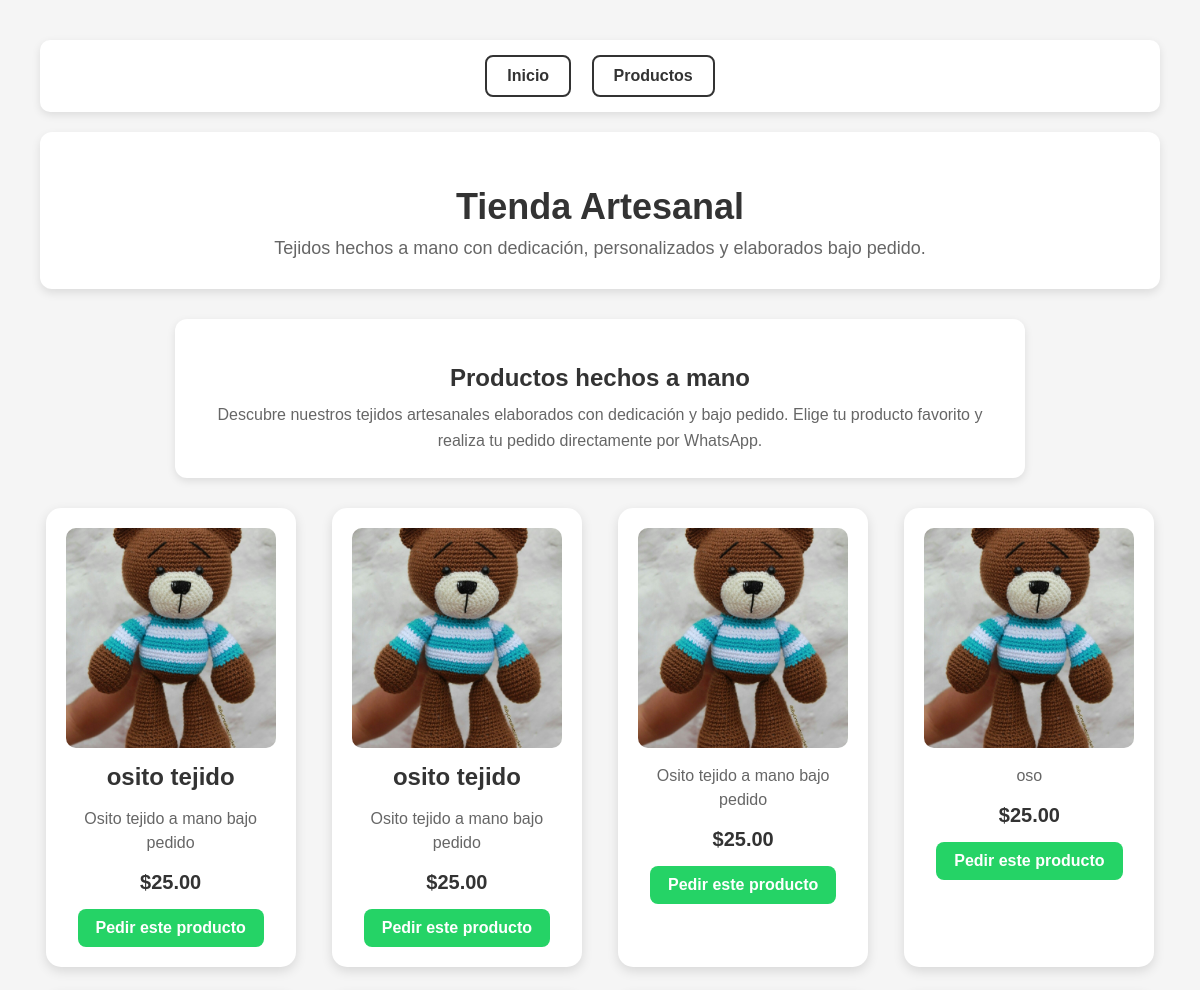
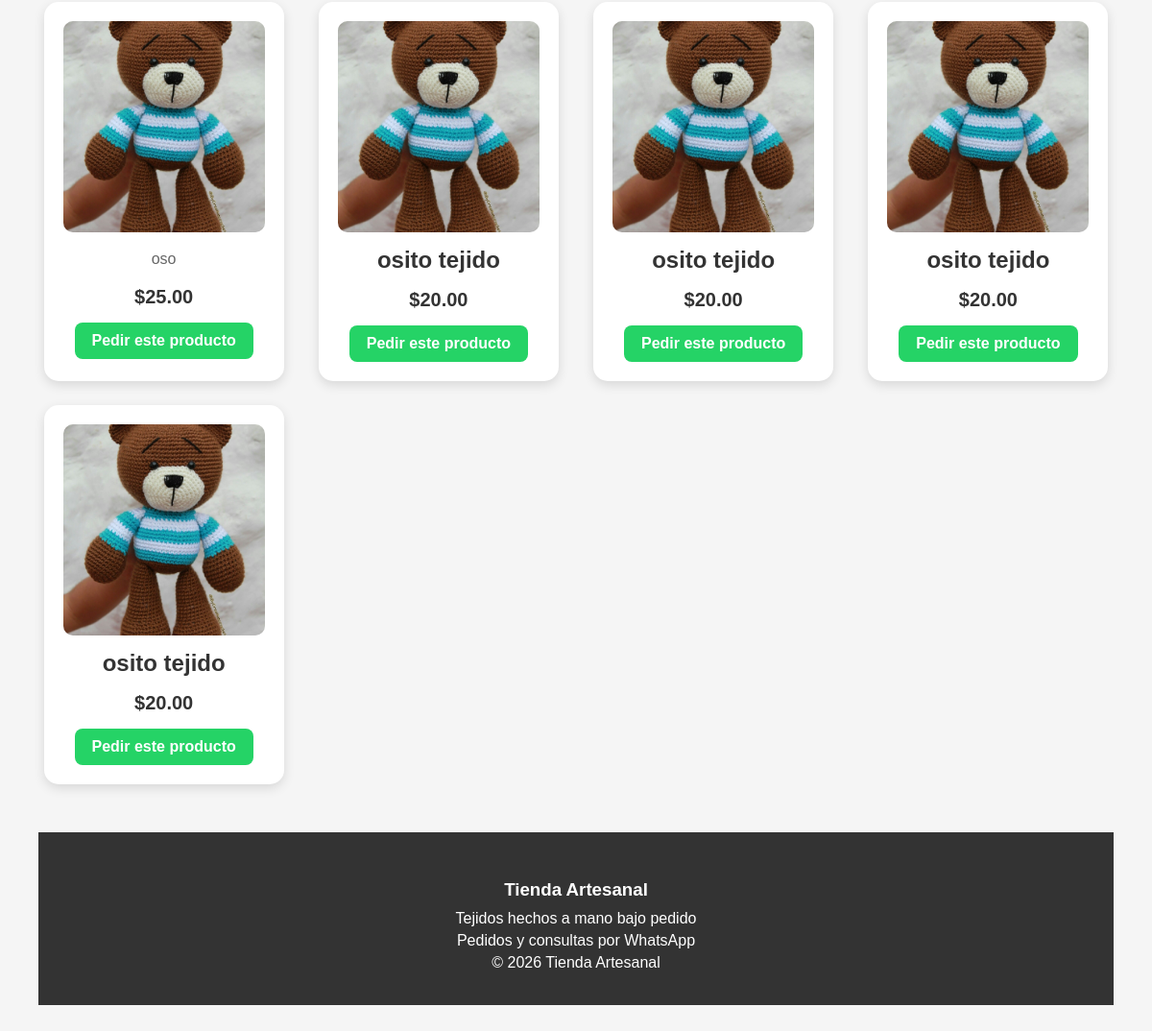
The page /views/productos/tienda.php on the database as committed earlier (2 pictures, top to bottom).
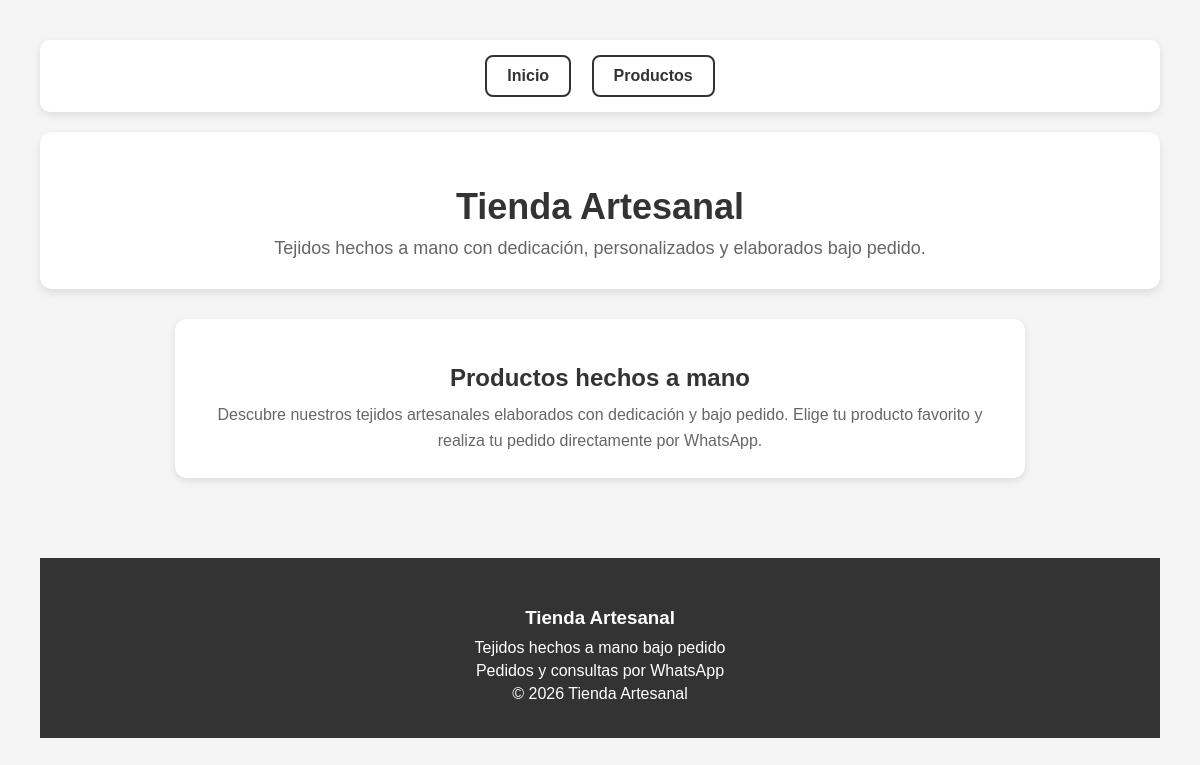
The same page on the database as committed later.
### tables this page shows
CREATE TABLE `productos` (
  `id` int(11) NOT NULL,
  `nombre` varchar(100) NOT NULL,
  `descripcion` text NOT NULL,
  `precio` decimal(10,2) NOT NULL,
  `imagen` varchar(255) NOT NULL
);

### controllers/ProductoController.php (called while the page is built, shortened)
<?php
require_once __DIR__ . "/../models/producto.php";
class ProductoController
{
    private $producto;
    public function __construct()
    {
        $this->producto = new Producto();
    }
    public function listar()
    {
        return $this->producto->listar();
    }
}

### models/producto.php (called while the page is built, shortened)
<?php
require_once __DIR__ . "/../config/conexion.php";
class Producto
{
    private $conexion;
    public function __construct()
    {
        global $conexion;
        $this->conexion = $conexion;
    }
    public function listar()
    {
    $sql = "SELECT * FROM productos";
    $resultado = $this->conexion->query($sql);
    return $resultado;
    }
}

### views/productos/tienda.php (the view, shortened to what this page needs)
<?php
require_once "../../controllers/ProductoController.php";
$controller = new ProductoController();
$productos = $controller->listar();
?>
<!DOCTYPE html>
<html lang="es">
<head>
    <link rel="stylesheet" href="../../CSS/estilo.css">
</head>
<body>
    <nav class="nav-tienda">
        <a href="tienda.php">Inicio</a>
        <a href="#productos">Productos</a>
    </nav>
    <header class="encabezado-tienda">
        <h1>Tienda Artesanal</h1>
        <p>Tejidos hechos a mano con dedicación,
        personalizados y elaborados bajo pedido.</p>
    </header>
    <section class="presentacion-tienda">
    <h2>Productos hechos a mano</h2>
    <p>
        Descubre nuestros tejidos artesanales elaborados con dedicación
        y bajo pedido. Elige tu producto favorito y realiza tu pedido
        directamente por WhatsApp.
    </p>
    </section>
    <div class="productos" id="productos">
        <?php while ($producto = $productos->fetch_assoc()) { ?>
            <div class="producto">
                <img src="../../img/<?php echo $producto["imagen"]; ?>"
                    alt="<?php echo $producto["nombre"]; ?>">
                <h2><?php echo $producto["nombre"]; ?></h2>
                <p><?php echo $producto["descripcion"]; ?></p>
                <strong>$<?php echo $producto["precio"]; ?></strong>
                <a href="https://wa.me/593999320240?text=Hola,%20quisiera%20pedir%20este%20producto:%20<?php echo urlencode($producto["nombre"]); ?>%20por%20$<?php echo $producto["precio"]; ?>"
                class="btn-pedido"
                target="_blank">
                Pedir este producto
                </a>
            </div>
        <?php } ?>
    </div>
<footer class="footer-tienda">
    <h3>Tienda Artesanal</h3>
    <p>Tejidos hechos a mano bajo pedido</p>
    <p>Pedidos y consultas por WhatsApp</p>
    <p>© 2026 Tienda Artesanal</p>
</footer>
</body>
</html>

### CSS/estilo.css (style rules this page uses)
body { font-family: Arial, sans-serif; background-color: #f5f5f5; text-align: center; margin: 0; padding: 40px; }
h1 { color: #333; }
a { color: #333; text-decoration: none; font-weight: bold; }
.encabezado-tienda { background-color: white; padding: 30px; margin-bottom: 30px; border-radius: 12px; box-shadow: 0 4px 10px rgba(0, 0, 0, 0.1); }
.encabezado-tienda h1 { margin-bottom: 10px; font-size: 36px; }
.encabezado-tienda p { margin: 0; color: #666; font-size: 18px; }
.nav-tienda { background-color: white; padding: 15px; margin-bottom: 20px; border-radius: 10px; box-shadow: 0 3px 8px rgba(0, 0, 0, 0.1); }
.nav-tienda a { display: inline-block; margin: 0 8px; padding: 10px 20px; color: #333; border: 2px solid #333; border-radius: 8px; text-decoration: none; font-weight: bold; }
.presentacion-tienda { max-width: 800px; margin: 0 auto 30px; padding: 25px; background-color: white; border-radius: 12px; box-shadow: 0 3px 8px rgba(0, 0, 0, 0.1); }
.presentacion-tienda h2 { margin-bottom: 10px; color: #333; }
.presentacion-tienda p { color: #666; line-height: 1.6; margin: 0; }
.footer-tienda { margin-top: 50px; padding: 30px 20px; background-color: #333; color: white; text-align: center; }
.footer-tienda h3 { margin-bottom: 10px; }
.footer-tienda p { margin: 5px 0; }
.productos { display: grid; grid-template-columns: repeat(auto-fit, minmax(250px, 1fr)); gap: 25px; max-width: 1200px; margin: 30px auto; }
.producto { background-color: white; width: 100%; max-width: 250px; padding: 20px; box-sizing: border-box; border-radius: 15px; box-shadow: 0 4px 12px rgba(0, 0, 0, 0.12); justify-self: center; }
.producto img { width: 100%; height: 220px; object-fit: cover; border-radius: 10px; display: block; }
.producto h2 { margin: 15px 0 10px; color: #333; }
.producto p { color: #666; line-height: 1.5; }
.producto strong { display: block; margin-top: 15px; font-size: 20px; color: #333; }
.btn-pedido { display: inline-block; margin-top: 15px; padding: 10px 18px; background-color: #25D366; color: white; border-radius: 8px; text-decoration: none; }

Rows that differ between the two databases and show on the page:
removed productos: imagen (picture), nombre "osito tejido", descripcion "Osito tejido a mano bajo pedido", precio "25.00"
removed productos: imagen (picture), nombre "osito tejido", descripcion "Osito tejido a mano bajo pedido", precio "25.00"
removed productos: imagen (picture), descripcion "Osito tejido a mano bajo pedido", precio "25.00"
removed productos: imagen (picture), descripcion "oso", precio "25.00"
removed productos: imagen (picture), descripcion "oso", precio "25.00"
removed productos: imagen (picture), nombre "osito tejido", precio "20.00"
removed productos: imagen (picture), nombre "osito tejido", precio "20.00"
removed productos: imagen (picture), nombre "osito tejido", precio "20.00"
removed productos: imagen (picture), nombre "osito tejido", precio "20.00"
